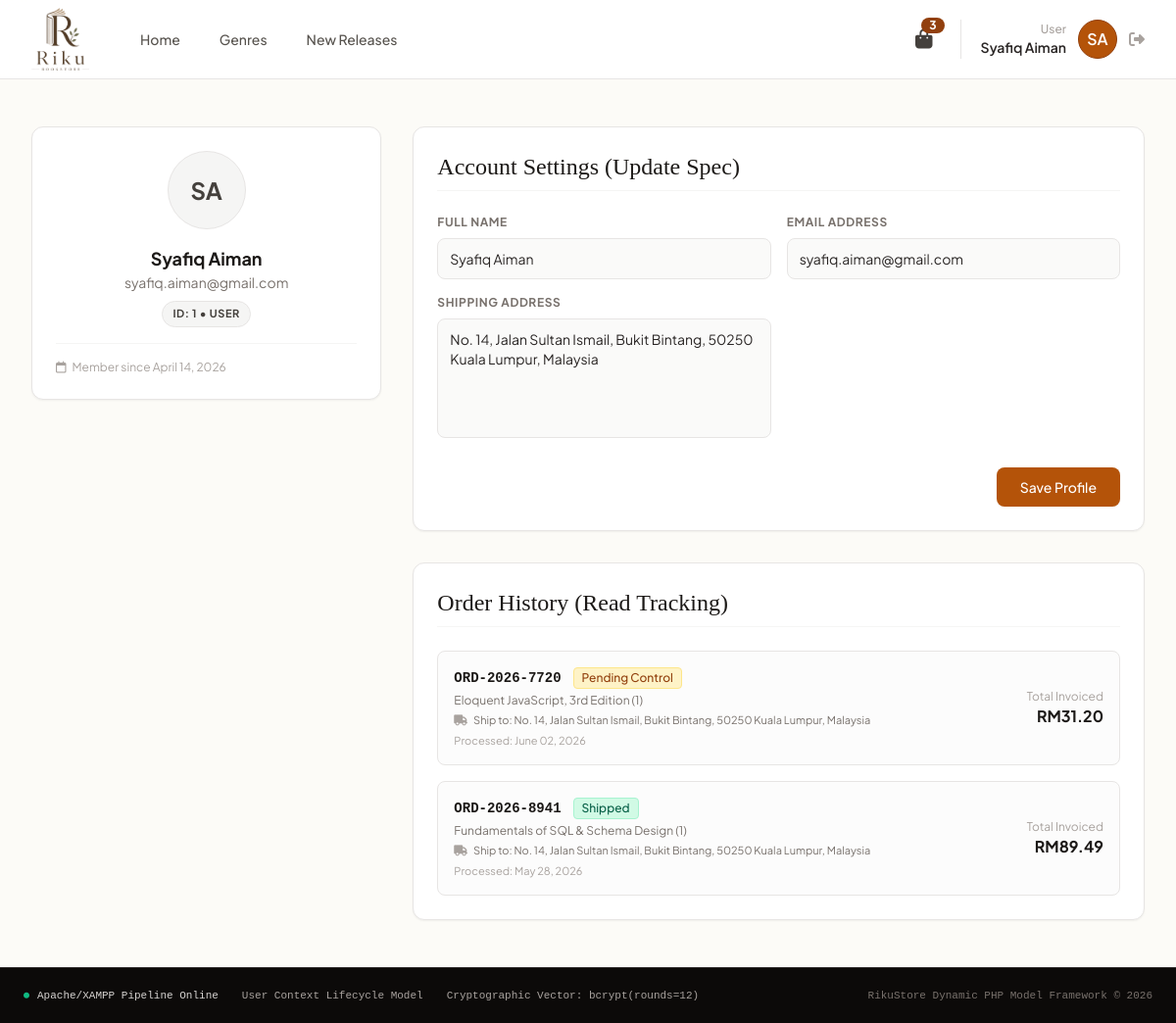
The app's page /profile.php (signed in) with its own data.
### tables this page shows
CREATE TABLE `users` (
    `id` INT AUTO_INCREMENT PRIMARY KEY,
    `name` VARCHAR(100) NOT NULL,
    `email` VARCHAR(100) NOT NULL UNIQUE,
    `password` VARCHAR(255) NOT NULL,
    `role` ENUM('User', 'Admin') DEFAULT 'User',
    `initials` VARCHAR(5) NOT NULL,
    `joined_date` VARCHAR(50) NOT NULL,
    `address` TEXT,
    `loyalty_points` INT DEFAULT 0,
    `login_streak` INT DEFAULT 0,
    `last_login_date` DATE NULL,
    `reading_streak` INT DEFAULT 0,
    `last_read_date` DATE NULL,
    `today_reading_seconds` INT DEFAULT 0,
    `protection_used_month` VARCHAR(7) NULL
);

CREATE TABLE `orders` (
    `id` INT AUTO_INCREMENT PRIMARY KEY,
    `order_id` VARCHAR(50) NOT NULL UNIQUE,
    `user_id` INT NOT NULL,
    `order_date` VARCHAR(50) NOT NULL,
    `total_amount` DECIMAL(10, 2) NOT NULL,
    `status` VARCHAR(50) NOT NULL,
    `status_color` VARCHAR(100) NOT NULL,
    `items` TEXT NOT NULL,
    `shipping_address` TEXT NULL,
    `voucher_code` VARCHAR(50) NULL,
    `discount_amount` DECIMAL(10, 2) NOT NULL DEFAULT 0.00,
    `points_used` INT NOT NULL DEFAULT 0,
    FOREIGN KEY (`user_id`) REFERENCES `users`(`id`) ON DELETE CASCADE
);

### profile.php (the view, shortened to what this page needs)
<?php
include 'db_connect.php';
$user_id = (int)$_SESSION['user_id'];
$user_sql = "SELECT * FROM users WHERE id = $user_id";
$user_res = $conn->query($user_sql);
$user_data = $user_res->fetch_assoc();
$cart_count_sql = "SELECT SUM(quantity) as count FROM cart WHERE user_id = $user_id";
$cart_count_res = $conn->query($cart_count_sql);
$cart_count_row = $cart_count_res->fetch_assoc();
$cart_count = $cart_count_row['count'] ?? 0;
$user_profile = [
    'user_id' => $user_data['id'],
    'name' => $user_data['name'],
    'email' => $user_data['email'],
    'role' => $user_data['role'],
    'initials' => $user_data['initials'],
    'joined_date' => $user_data['joined_date'],
    'cart_count' => $cart_count,
    'address' => $user_data['address']
];
$order_history = [];
$orders_sql = "SELECT * FROM orders WHERE user_id = $user_id ORDER BY id DESC";
$orders_res = $conn->query($orders_sql);
if ($orders_res->num_rows > 0) {
    while($row = $orders_res->fetch_assoc()) {
        $order_history[] = $row;
    }
}
$current_page = basename($_SERVER['SCRIPT_NAME']);
?>
<!DOCTYPE html>
<html lang="en">
<head>
    <script src="https://cdn.tailwindcss.com"></script>
    <link rel="stylesheet" href="https://cdnjs.cloudflare.com/ajax/libs/font-awesome/6.4.0/css/all.min.css">
    <link rel="stylesheet" href="css/style.css">
    <link rel="stylesheet" href="css/profile.css">
</head>
<body class="flex flex-col min-h-screen text-stone-800">
<nav class="bg-white/90 backdrop-blur-md border-b border-stone-200 sticky top-0 z-50">
        <div class="max-w-7xl mx-auto px-4 sm:px-6 lg:px-8">
            <div class="flex justify-between h-20">
                <div class="flex items-center">
                    <a href="index.php" class="flex items-center">
                        <img src="image/logo.png" alt="Riku Bookstore" class="h-16 object-contain bg-transparent">
                    </a>
                    <div class="hidden md:flex space-x-8 ml-12 text-sm font-medium text-stone-600">
                        <a href="index.php" class="<?php echo ($current_page == 'index.php') ? 'text-amber-800 font-semibold border-b-2 border-amber-800' : 'hover:text-stone-900'; ?> px-1 py-2 transition">Home</a>
                        <a href="genre.php" class="<?php echo ($current_page == 'genre.php') ? 'text-amber-800 font-semibold border-b-2 border-amber-800' : 'hover:text-stone-900'; ?> px-1 py-2 transition">Genres</a>
                        <a href="newrelease.php" class="<?php echo ($current_page == 'newreleases.php') ? 'text-amber-800 font-semibold border-b-2 border-amber-800' : 'hover:text-stone-900'; ?> px-1 py-2 transition">New Releases</a>
                    </div>
                </div>
                <div class="flex items-center space-x-6">
                    <a href="cart.php" class="relative text-stone-700 hover:text-amber-800 transition p-1">
                        <i class="fa-solid fa-bag-shopping text-xl"></i>
                        <span class="absolute -top-1 -right-2 inline-flex items-center justify-center px-2 py-0.5 text-xs font-bold leading-none text-white bg-amber-800 rounded-full"><?php echo $user_profile['cart_count']; ?></span>
                    </a>
                    <div class="flex items-center space-x-3 border-l pl-5 border-stone-200">
                        <div class="text-right hidden md:block">
                            <p class="text-xs text-stone-400 font-medium"><?php echo $user_profile['role']; ?></p>
                            <p class="text-sm font-semibold text-stone-800"><?php echo $user_profile['name']; ?></p>
                        </div>
                        <a href="profile.php" class="w-10 h-10 rounded-full bg-amber-700 text-white flex items-center justify-center font-semibold border border-amber-800 cursor-pointer">
                            <?php echo $user_profile['initials']; ?>
                        </a>
                        <a href="logout.php" class="text-stone-400 hover:text-red-700 transition" title="Logout">
                            <i class="fa-solid fa-right-from-bracket"></i>
                        </a>
                    </div>
                </div>
            </div>
        </div>
    </nav>
    <main class="max-w-7xl mx-auto px-4 sm:px-6 lg:px-8 py-12 flex-grow w-full">
        <div class="grid grid-cols-1 lg:grid-cols-3 gap-8">
            <div class="lg:col-span-1 flex flex-col space-y-6">
                <div class="bg-white border border-stone-200 rounded-xl p-6 text-center shadow-sm">
                    <div class="w-20 h-20 mx-auto rounded-full bg-stone-100 border border-stone-200 text-stone-700 flex items-center justify-center text-2xl font-bold mb-4">
                        <?php echo $user_profile['initials']; ?>
                    </div>
                    <h2 class="font-bold text-lg text-stone-900"><?php echo htmlspecialchars($user_profile['name']); ?></h2>
                    <p class="text-sm text-stone-500 mb-2"><?php echo htmlspecialchars($user_profile['email']); ?></p>
                    <span class="inline-block text-[11px] font-bold uppercase tracking-wider bg-stone-100 text-stone-700 px-2.5 py-1 rounded-full border border-stone-200">
                        ID: <?php echo $user_profile['user_id']; ?> &bull; <?php echo $user_profile['role']; ?>
                    </span>
                    <div class="border-t border-stone-100 mt-4 pt-4 text-left text-xs text-stone-400">
                        <i class="fa-regular fa-calendar mr-1"></i> Member since <?php echo $user_profile['joined_date']; ?>
                    </div>
                </div>
            </div>
<div class="lg:col-span-2 flex flex-col space-y-8">
                <div class="bg-white border border-stone-200 rounded-xl p-6 shadow-sm">
                    <h3 class="serif-title text-2xl font-normal text-stone-900 mb-6 pb-2 border-b border-stone-100">Account Settings (Update Spec)</h3>
                    <form method="POST" action="profile.php" class="space-y-4">
                        <div class="grid grid-cols-1 sm:grid-cols-2 gap-4">
                            <div>
                                <label class="block text-xs font-bold uppercase tracking-wider text-stone-500 mb-2">Full Name</label>
                                <input type="text" name="fullname" value="<?php echo htmlspecialchars($user_profile['name']); ?>" required class="w-full px-3 py-2.5 bg-stone-50 border border-stone-200 rounded-lg text-sm focus:outline-none focus:border-amber-700 transition">
                            </div>
                            <div>
                                <label class="block text-xs font-bold uppercase tracking-wider text-stone-500 mb-2">Email Address</label>
                                <input type="email" name="email" value="<?php echo htmlspecialchars($user_profile['email']); ?>" required class="w-full px-3 py-2.5 bg-stone-50 border border-stone-200 rounded-lg text-sm focus:outline-none focus:border-amber-700 transition">
                            </div>
                            <div>
                                <label class="block text-xs font-bold uppercase tracking-wider text-stone-500 mb-2">Shipping Address</label>
                                <textarea name="address" rows="5" required class="w-full px-3 py-2.5 bg-stone-50 border border-stone-200 rounded-lg text-sm focus:outline-none focus:border-amber-700 transition resize-none"><?php echo htmlspecialchars($user_profile['address']); ?></textarea>
                            </div>
                        </div>
                        <div class="flex justify-end pt-2">
                            <button type="submit" class="px-6 py-2.5 bg-amber-700 hover:bg-amber-800 text-white rounded-lg text-sm font-medium shadow-sm transition">
                                Save Profile
                            </button>
                        </div>
                    </form>
                </div>
<div class="bg-white border border-stone-200 rounded-xl p-6 shadow-sm">
                    <h3 class="serif-title text-2xl font-normal text-stone-900 mb-6 pb-2 border-b border-stone-100">Order History (Read Tracking)</h3>
                    <div class="space-y-4">
                        <?php foreach ($order_history as $order): ?>
                            <div class="border border-stone-200 rounded-lg p-4 flex flex-col sm:flex-row justify-between items-start sm:items-center space-y-3 sm:space-y-0 bg-stone-50/50">
                                <div class="space-y-1">
                                    <div class="flex items-center space-x-3">
                                        <span class="font-mono text-sm font-bold text-stone-900"><?php echo $order['order_id']; ?></span>
                                        <span class="text-xs px-2 py-0.5 rounded border font-medium <?php echo $order['status_color']; ?>">
                                            <?php echo $order['status']; ?>
                                        </span>
                                    </div>
                                    <p class="text-xs text-stone-500"><?php echo htmlspecialchars($order['items']); ?></p>
                                    <?php if (!empty($order['shipping_address'])): ?>
                                        <p class="text-[11px] text-stone-500 flex items-start mt-1">
                                            <i class="fa-solid fa-truck text-stone-400 mt-0.5 mr-1.5 shrink-0"></i>
                                            <span>Ship to: <?php echo htmlspecialchars($order['shipping_address']); ?></span>
                                        </p>
                                    <?php endif; ?>
                                    <p class="text-[11px] text-stone-400">Processed: <?php echo $order['order_date']; ?></p>
                                </div>
                                <div class="text-right w-full sm:w-auto border-t sm:border-0 pt-2 sm:pt-0">
                                    <span class="text-xs text-stone-400 block">Total Invoiced</span>
                                    <span class="text-base font-bold text-stone-900">RM<?php echo number_format($order['total_amount'], 2); ?></span>
                                </div>
                            </div>
                        <?php endforeach; ?>
                    </div>
                </div>
            </div>
        </div>
    </main>
    <footer class="bg-stone-950 text-stone-400 text-xs py-5 px-6 border-t border-stone-800 font-mono mt-auto">
        <div class="max-w-7xl mx-auto flex flex-col lg:flex-row justify-between items-center space-y-3 lg:space-y-0">
            <div class="flex flex-wrap justify-center lg:justify-start gap-x-6 gap-y-2 text-[11px]">
                <span class="flex items-center text-stone-300"><i class="fa-solid fa-circle text-[6px] text-emerald-500 mr-2"></i> Apache/XAMPP Pipeline Online</span>
                <span>User Context Lifecycle Model</span>
                <span>Cryptographic Vector: bcrypt(rounds=12)</span>
            </div>
            <div class="text-[11px] text-stone-500">RikuStore Dynamic PHP Model Framework &copy; 2026</div>
        </div>
    </footer>
</body>
</html>

### css/style.css (style rules this page uses)
body { font-family: 'Plus Jakarta Sans', sans-serif; background-color: #fcfbf7; }
.serif-title { font-family: 'Playfair Display', serif; }

### records on screen
users: role "User", name "Syafiq Aiman", initials "SA", email "syafiq.aiman@gmail.com", id "1", role "USER", joined_date "April 14, 2026", fullname "Syafiq Aiman", address "No. 14, Jalan Sultan Ismail, Bukit Bintang, 50250 Kuala Lumpur, Malaysia"
orders: order "ORD-2026-7720", status "Pending Control", items "Eloquent JavaScript, 3rd Edition (1)", shipping_address "No. 14, Jalan Sultan Ismail, Bukit Bintang, 50250 Kuala Lumpur, Malaysia", order_date "June 02, 2026", total_amount "31.20"
orders: order "ORD-2026-8941", status "Shipped", items "Fundamentals of SQL & Schema Design (1)", shipping_address "No. 14, Jalan Sultan Ismail, Bukit Bintang, 50250 Kuala Lumpur, Malaysia", order_date "May 28, 2026", total_amount "89.49"

### other values on screen
$user_profile['cart_count'] "3"
